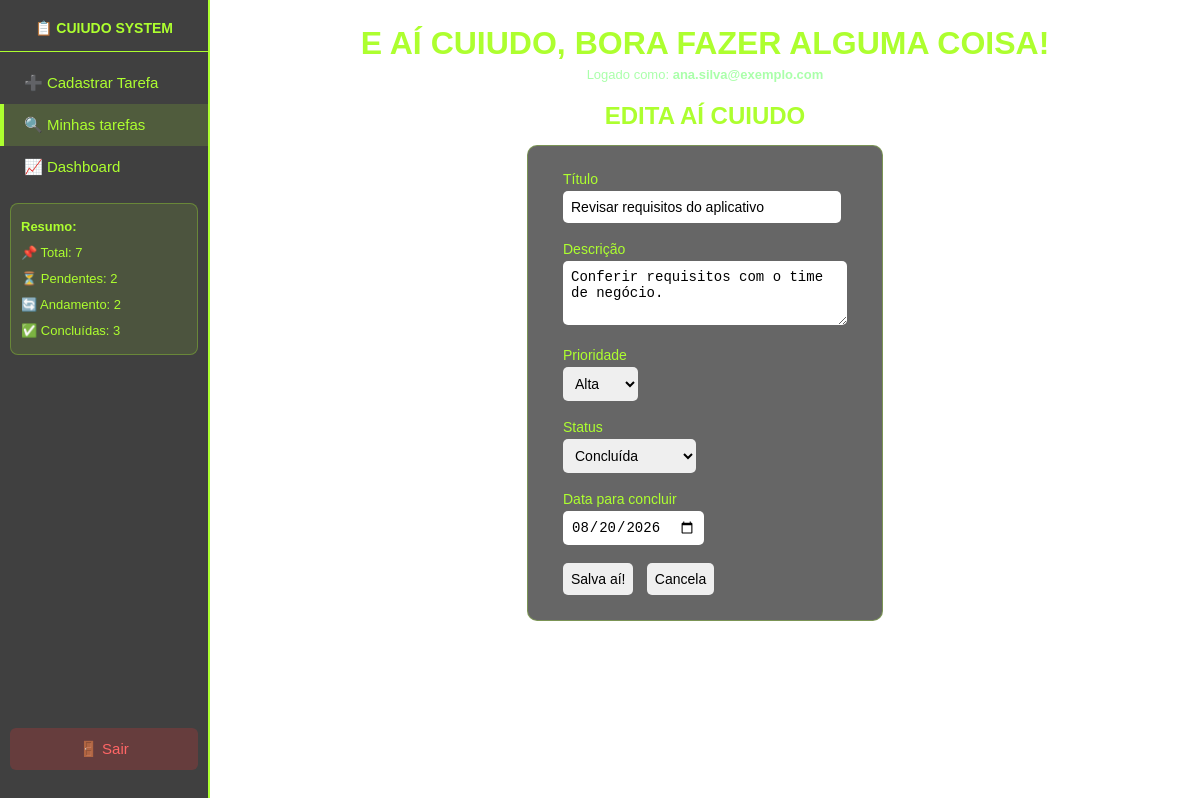
The app's page /telainicial.php?editar=2 (signed in) with its own data.
### tables this page shows
CREATE TABLE IF NOT EXISTS `tarefas` (
    `id` INT UNSIGNED NOT NULL AUTO_INCREMENT,
    `usuario_id` INT UNSIGNED NOT NULL,
    `titulo` VARCHAR(255) NOT NULL,
    `descricao` TEXT NULL,
    `prioridade` ENUM('baixa', 'media', 'alta') NOT NULL DEFAULT 'media',
    `status` ENUM('pendente', 'em andamento', 'concluida') NOT NULL DEFAULT 'pendente',
    `prazo` DATE NULL,
    `created_at` TIMESTAMP NOT NULL DEFAULT CURRENT_TIMESTAMP,
    PRIMARY KEY (`id`),
    KEY `idx_tarefas_usuario_created` (`usuario_id`, `created_at`),
    KEY `idx_tarefas_usuario_status` (`usuario_id`, `status`),
    KEY `idx_tarefas_usuario_prioridade` (`usuario_id`, `prioridade`),
    KEY `idx_tarefas_prazo` (`prazo`),
    CONSTRAINT `fk_tarefas_usuario`
        FOREIGN KEY (`usuario_id`) REFERENCES `cad_user` (`id`)
        ON UPDATE CASCADE
        ON DELETE CASCADE
);

### telainicial.php (the view, shortened to what this page needs)
<?php
include "conexao.php";
$usuario    = $_SESSION['usuario'];
$usuario_id = $_SESSION['id'];
$pagina = isset($_GET['pagina']) ? $_GET['pagina'] : 'cadastrar';
$tarefa_editar = null;
if (isset($_GET['editar'])) {
    $pagina    = 'editar';
    $id_edit   = (int)$_GET['editar'];
    $stmt = $conexao->prepare("SELECT * FROM tarefas WHERE id=? AND usuario_id=?");
    $stmt->bind_param("ii", $id_edit, $usuario_id);
    $stmt->execute();
    $res = $stmt->get_result();
    if ($res->num_rows > 0) $tarefa_editar = $res->fetch_assoc();
}
$where  = "WHERE usuario_id = ?";
$params = [$usuario_id];
$types  = "i";
$tarefas = [];
$stmt = $conexao->prepare("SELECT * FROM tarefas $where ORDER BY created_at DESC");
$stmt->bind_param($types, ...$params);
$stmt->execute();
$res = $stmt->get_result();
while ($row = $res->fetch_assoc()) $tarefas[] = $row;
$total     = count($tarefas);
$pendentes = count(array_filter($tarefas, fn($t) => $t['status'] === 'pendente'));
$andamento = count(array_filter($tarefas, fn($t) => $t['status'] === 'em andamento'));
$concluidas= count(array_filter($tarefas, fn($t) => $t['status'] === 'concluida'));
$relatorio_status = [];
$relatorio_tarefas = [];
$total_recuperacoes = 0;
$recuperacoes_por_email = [];
?>
<!DOCTYPE html>
<html>
<head>
</head>
<body>
<div class="sidebar">
    <h2>📋 CUIUDO SYSTEM</h2>
    <a href="?pagina=cadastrar" class="<?= $pagina==='cadastrar'?'ativo':'' ?>">➕ Cadastrar Tarefa</a>
    <a href="?pagina=consultar" class="<?= ($pagina==='consultar'||$pagina==='editar')?'ativo':'' ?>">🔍 Minhas tarefas</a>
    <a href="dashboard.php">📈 Dashboard</a>
    <div class="resumo">
        <strong>Resumo:</strong><br>
        📌 Total: <?= $total ?><br>
        ⏳ Pendentes: <?= $pendentes ?><br>
        🔄 Andamento: <?= $andamento ?><br>
        ✅ Concluídas: <?= $concluidas ?>
    </div>
    <div class="sair">
        <a href="?logout=1">🚪 Sair</a>
    </div>
</div>
<div class="conteudo">
    <h1>E AÍ CUIUDO, BORA FAZER ALGUMA COISA!</h1>
    <p class="sub">Logado como: <strong><?= htmlspecialchars($usuario) ?></strong></p>
    <?php if ($pagina === 'relatorio'): ?>
    <h2 style="margin-bottom:15px;">RELATÓRIO GERAL</h2>
    <div class="relatorio-acoes">
        <button type="button" onclick="exportarCSV()">📄 Exportar CSV</button>
        <button type="button" onclick="exportarPDF()">📕 Exportar PDF</button>
        <button type="button" onclick="window.print()">🖨️ Imprimir</button>
    </div>
    <div class="indicadores">
        <div class="indicador"><small>Total de atividades</small><strong><?= count($relatorio_tarefas) ?></strong></div>
        <div class="indicador"><small>Taxa de conclusão</small><strong><?= count($relatorio_tarefas) ? round(($relatorio_status['concluida'] ?? 0) * 100 / count($relatorio_tarefas), 1) : 0 ?>%</strong></div>
        <div class="indicador"><small>Em aberto</small><strong><?= ($relatorio_status['pendente'] ?? 0) + ($relatorio_status['em andamento'] ?? 0) ?></strong></div>
        <div class="indicador"><small>Alta prioridade aberta</small><strong><?= count(array_filter($relatorio_tarefas, fn($t) => $t['prioridade'] === 'alta' && $t['status'] !== 'concluida')) ?></strong></div>
        <div class="indicador"><small>Tentativas de recuperação</small><strong><?= $total_recuperacoes ?></strong></div>
    </div>
    <div class="relatorio-tabela" style="margin-bottom:20px;">
        <table>
            <tr><th>E-mail</th><th>Tentativas</th><th>Enviadas</th><th>Última tentativa</th></tr>
            <?php foreach ($recuperacoes_por_email as $recuperacao): ?>
            <tr>
                <td><?= htmlspecialchars($recuperacao['email']) ?></td>
                <td><?= (int)$recuperacao['total'] ?></td>
                <td><?= (int)$recuperacao['enviados'] ?></td>
                <td><?= htmlspecialchars($recuperacao['ultimo_envio']) ?></td>
            </tr>
            <?php endforeach; ?>
            <?php if (!$recuperacoes_por_email): ?><tr><td colspan="4">Nenhuma tentativa de recuperação registrada.</td></tr><?php endif; ?>
        </table>
    </div>
    <div class="relatorio-tabela">
        <table id="tabelaRelatorio">
            <tr><th>Usuário</th><th>Atividade</th><th>Prioridade</th><th>Status</th><th>Prazo</th><th>Criada em</th><th>Idade</th></tr>
            <?php foreach ($relatorio_tarefas as $t): ?>
            <tr>
                <td><?= htmlspecialchars($t['emailnumero']) ?></td>
                <td><?= htmlspecialchars($t['titulo']) ?></td>
                <td><?= htmlspecialchars(ucfirst($t['prioridade'])) ?></td>
                <td><?= htmlspecialchars(ucfirst($t['status'])) ?></td>
                <td class="<?= ($t['prazo'] && $t['status'] !== 'concluida' && $t['prazo'] < date('Y-m-d')) ? 'prazo-atrasado' : 'prazo-ok' ?>">
                    <?= $t['prazo'] ? date('d/m/Y', strtotime($t['prazo'])) : 'Sem prazo' ?>
                </td>
                <td><?= htmlspecialchars($t['created_at']) ?></td>
                <td><?= (int)$t['dias'] ?> dia(s)</td>
            </tr>
            <?php endforeach; ?>
        </table>
    </div>
    <script>
    function exportarCSV() {
        const linhas = [...document.querySelectorAll('#tabelaRelatorio tr')].map(linha => [...linha.cells].map(celula => '"' + celula.innerText.replaceAll('"', '""') + '"').join(';'));
        const blob = new Blob(['\ufeff' + linhas.join('\n')], { type: 'text/csv;charset=utf-8;' });
        const link = document.createElement('a'); link.href = URL.createObjectURL(blob); link.download = 'relatorio-atividades.csv'; link.click(); URL.revokeObjectURL(link.href);
    }
    function exportarPDF() {
        const { jsPDF } = window.jspdf; const pdf = new jsPDF('landscape');
        pdf.setFontSize(16); pdf.text('Relatorio de atividades', 14, 15);
        pdf.setFontSize(10); pdf.text('Gerado em ' + new Date().toLocaleString('pt-BR'), 14, 22);
        pdf.autoTable({ html: '#tabelaRelatorio', startY: 28, styles: { fontSize: 7 }, headStyles: { fillColor: [30, 70, 20] } });
        pdf.save('relatorio-atividades.pdf');
    }
    </script>
    <?php elseif ($pagina === 'editar' && $tarefa_editar): ?>
    <h2 style="margin-bottom:15px;">EDITA AÍ CUIUDO</h2>
    <div class="form-box">
        <form method="post">
            <label>Título</label>
            <input name="titulo" size="30" type="text" required
                   value="<?= htmlspecialchars($tarefa_editar['titulo']) ?>">
            <br><br>
            <label>Descrição</label>
            <textarea name="descricao" cols="30" rows="3"><?= htmlspecialchars($tarefa_editar['descricao']) ?></textarea>
            <br><br>
            <label>Prioridade</label>
            <select name="prioridade">
                <option value="alta"   <?= $tarefa_editar['prioridade']==='alta'  ?'selected':'' ?>>Alta</option>
            </select>
            <br><br>
            <label>Status</label>
            <select name="status">
                <option value="concluida"    <?= $tarefa_editar['status']==='concluida'    ?'selected':'' ?>>Concluída</option>
            </select>
            <br><br>
            <label>Data para concluir</label>
            <input name="prazo" type="date" value="<?= htmlspecialchars($tarefa_editar['prazo'] ?? '') ?>">
            <br><br>
            <button type="submit" name="salvar_edicao">Salva aí!</button>
            <a href="?pagina=consultar"><button type="button">Cancela</button></a>
        </form>
    </div>
    <?php
    endif; ?>
</div>
</body>
</html>

### telainicial.php (style rules this page uses)
* { box-sizing: border-box; margin: 0; padding: 0; }
body { background-image: url('https://media1.tenor.com/m/qK9AVPQCWbgAAAAd/woody-woodpecker-wolfie-wolf.gif'); background-repeat: no-repeat; background-size: cover; background-position: center; background-attachment: fixed; min-height: 100vh; color: greenyellow; font-family: sans-serif; display: flex; }
.sidebar { width: 210px; min-height: 100vh; background: rgba(0,0,0,0.75); display: flex; flex-direction: column; padding: 20px 0; flex-shrink: 0; border-right: 2px solid greenyellow; }
.sidebar h2 { text-align: center; font-size: 14px; color: greenyellow; padding: 0 10px 15px; border-bottom: 1px solid greenyellow; margin-bottom: 10px; }
.sidebar a { display: block; color: greenyellow; text-decoration: none; padding: 12px 20px; font-size: 15px; border-left: 4px solid transparent; transition: background 0.2s; }
.sidebar a:hover, .sidebar a.ativo { background: rgba(173,255,47,0.15); border-left: 4px solid greenyellow; }
.sidebar .resumo { margin: 15px 10px; background: rgba(173,255,47,0.1); border-radius: 8px; padding: 10px; font-size: 13px; line-height: 2; border: 1px solid rgba(173,255,47,0.3); }
.sidebar .sair { margin-top: auto; padding: 10px; }
.sidebar .sair a { background: rgba(255,50,50,0.2); border-radius: 6px; text-align: center; border-left: none; color: #ff6666; }
.conteudo { flex: 1; padding: 25px 30px; text-align: center; }
.conteudo h1 { margin-bottom: 5px; }
.conteudo p.sub { font-size: 13px; color: #aaffaa; margin-bottom: 20px; }
input, button, select, textarea { padding: 8px; border-radius: 5px; border: none; font-size: 14px; }
button { cursor: pointer; }
.form-box { display: inline-block; background: rgba(0,0,0,0.6); padding: 25px 35px; border-radius: 10px; text-align: left; border: 1px solid rgba(173,255,47,0.3); }
.form-box label { display: block; margin-bottom: 4px; font-size: 14px; }
a { color: greenyellow; }

### records on screen
tarefas: titulo "Revisar requisitos do aplicativo", descricao "Conferir requisitos com o time de negócio.", prioridade "Alta", status "Concluída", prazo "08/20/2026"

### other values on screen
$total "7"
$pendentes "2"
$andamento "2"
$concluidas "3"
$usuario "ana.silva@exemplo.com"
